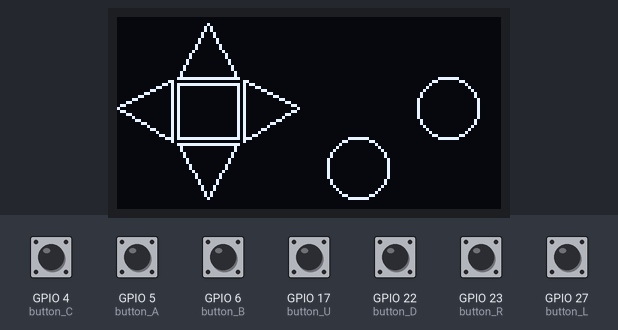
Simulated run of this program. Board: Raspberry Pi (BCM pin numbers). Shown: 128×64 one-colour display. The test bench sets the inputs (shaded band); at power-on: GPIO 4 (button_C), GPIO 5 (button_A), GPIO 6 (button_B), GPIO 17 (button_U), GPIO 22 (button_D), GPIO 23 (button_R), GPIO 27 (button_L) HIGH.

Above: at 1.2 s.
1.3 s: GPIO 4 (button_C) pulled LOW for 0.15 s
At 1.42 s:
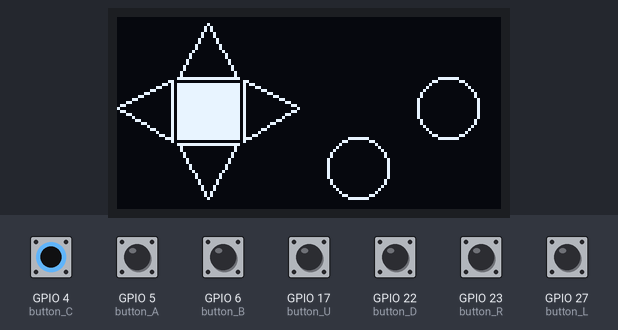
2.9 s: GPIO 5 (button_A) pulled LOW for 0.15 s
At 3.05 s:
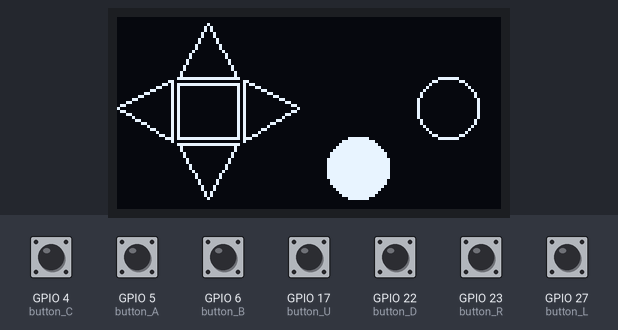
4.6 s: GPIO 17 (button_U) pulled LOW for 0.15 s
At 4.74 s:
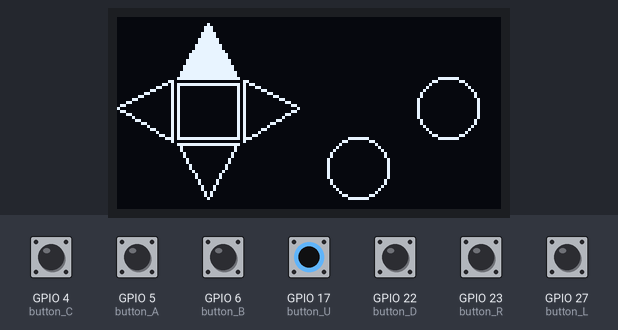
6.2 s: GPIO 6 (button_B) pulled LOW for 0.15 s
At 6.32 s:
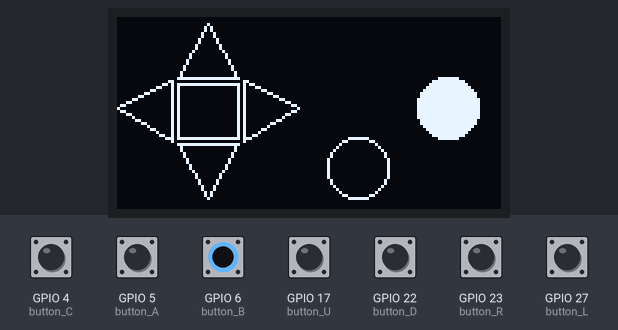
7.8 s: GPIO 22 (button_D) pulled LOW for 0.15 s
At 7.94 s:
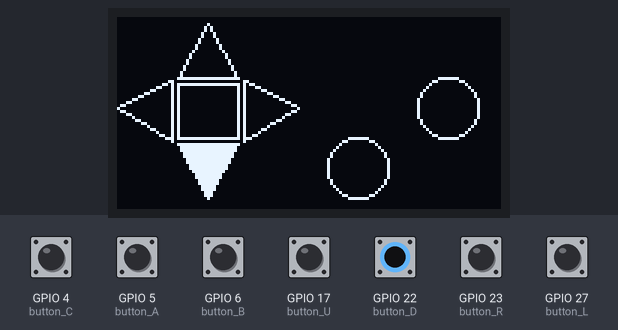
9.5 s: GPIO 23 (button_R) pulled LOW for 0.15 s
At 9.63 s:
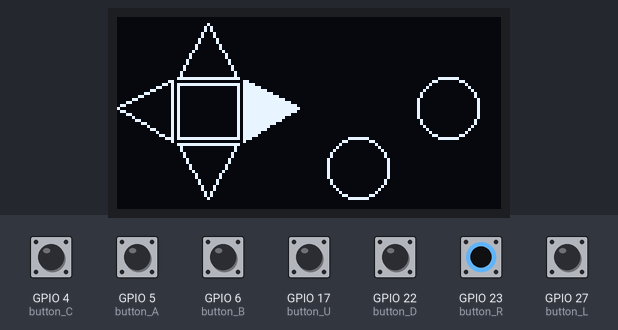
Timing chart, 0 to 12.1 s (numbered marks = the images above; inputs shaded):
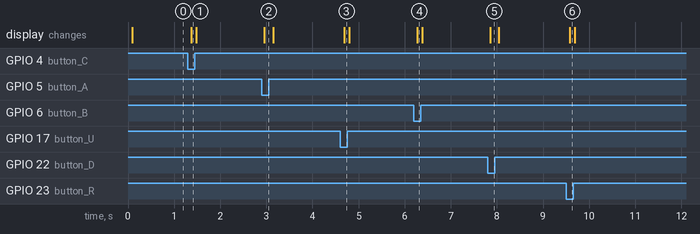

Measured:
- after the input at 1.3 s, the display: changes after 0.07 s (image 1)
- after the input at 2.9 s, the display: changes after 0.06 s (image 2)
- after the input at 4.6 s, the display: changes after 0.08 s (image 3)
- after the input at 6.2 s, the display: changes after 0.07 s (image 4)
- after the input at 7.8 s, the display: changes after 0.06 s (image 5)
- after the input at 9.5 s, the display: changes after 0.08 s (image 6)

The program:

bonnet-buttons.py
```python
#!/usr/bin/env python3

import board
import busio
from digitalio import DigitalInOut, Direction, Pull
from PIL import Image, ImageDraw
import adafruit_ssd1306


# Create the I2C interface.
i2c = busio.I2C(board.SCL, board.SDA)
# Create the SSD1306 OLED class.
disp = adafruit_ssd1306.SSD1306_I2C(128, 64, i2c)


# Input pins:
button_A = DigitalInOut(board.D5)
button_A.direction = Direction.INPUT
button_A.pull = Pull.UP

button_B = DigitalInOut(board.D6)
button_B.direction = Direction.INPUT
button_B.pull = Pull.UP

button_L = DigitalInOut(board.D27)
button_L.direction = Direction.INPUT
button_L.pull = Pull.UP

button_R = DigitalInOut(board.D23)
button_R.direction = Direction.INPUT
button_R.pull = Pull.UP

button_U = DigitalInOut(board.D17)
button_U.direction = Direction.INPUT
button_U.pull = Pull.UP

button_D = DigitalInOut(board.D22)
button_D.direction = Direction.INPUT
button_D.pull = Pull.UP

button_C = DigitalInOut(board.D4)
button_C.direction = Direction.INPUT
button_C.pull = Pull.UP


# Clear display.
disp.fill(0)
disp.show()

# Create blank image for drawing.
# Make sure to create image with mode '1' for 1-bit color.
width = disp.width
height = disp.height
image = Image.new("1", (width, height))

# Get drawing object to draw on image.
draw = ImageDraw.Draw(image)

# Draw a black filled box to clear the image.
draw.rectangle((0, 0, width, height), outline=0, fill=0)


while True:
    if button_U.value:  # button is released
        draw.polygon([(20, 20), (30, 2), (40, 20)], outline=255, fill=0)  # Up
    else:  # button is pressed:
        draw.polygon([(20, 20), (30, 2), (40, 20)], outline=255, fill=1)  # Up filled

    if button_L.value:  # button is released
        draw.polygon([(0, 30), (18, 21), (18, 41)], outline=255, fill=0)  # left
    else:  # button is pressed:
        draw.polygon([(0, 30), (18, 21), (18, 41)], outline=255, fill=1)  # left filled

    if button_R.value:  # button is released
        draw.polygon([(60, 30), (42, 21), (42, 41)], outline=255, fill=0)  # right
    else:  # button is pressed:
        draw.polygon(
            [(60, 30), (42, 21), (42, 41)], outline=255, fill=1
        )  # right filled

    if button_D.value:  # button is released
        draw.polygon([(30, 60), (40, 42), (20, 42)], outline=255, fill=0)  # down
    else:  # button is pressed:
        draw.polygon([(30, 60), (40, 42), (20, 42)], outline=255, fill=1)  # down filled

    if button_C.value:  # button is released
        draw.rectangle((20, 22, 40, 40), outline=255, fill=0)  # center
    else:  # button is pressed:
        draw.rectangle((20, 22, 40, 40), outline=255, fill=1)  # center filled

    if button_A.value:  # button is released
        draw.ellipse((70, 40, 90, 60), outline=255, fill=0)  # A button
    else:  # button is pressed:
        draw.ellipse((70, 40, 90, 60), outline=255, fill=1)  # A button filled

    if button_B.value:  # button is released
        draw.ellipse((100, 20, 120, 40), outline=255, fill=0)  # B button
    else:  # button is pressed:
        draw.ellipse((100, 20, 120, 40), outline=255, fill=1)  # B button filled

    if not button_A.value and not button_B.value and not button_C.value:
        catImage = Image.open("happycat_oled_64.ppm").convert("1")
        disp.image(catImage)
    else:
        # Display image.
        disp.image(image)

    disp.show()
```
